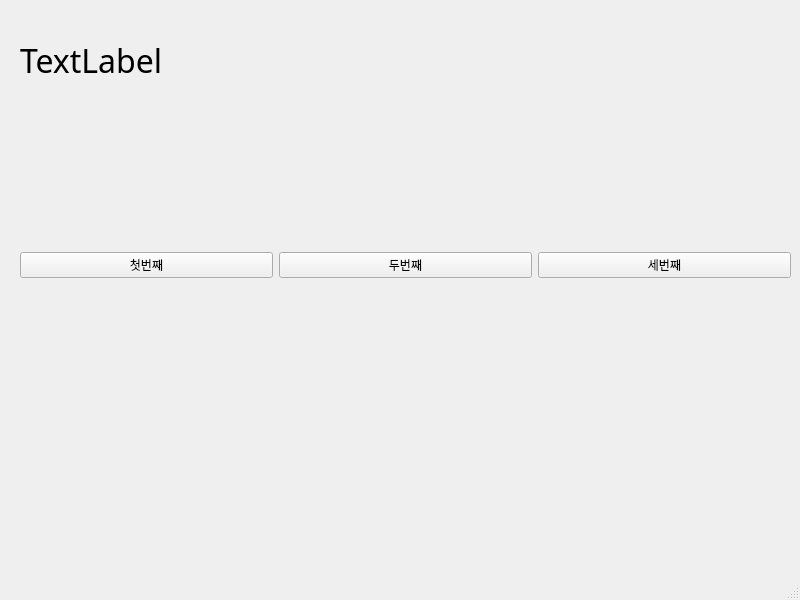
<?xml version="1.0" encoding="UTF-8"?>
<ui version="4.0">
 <class>MainWindow</class>
 <widget class="QMainWindow" name="MainWindow">
  <property name="geometry">
   <rect>
    <x>0</x>
    <y>0</y>
    <width>800</width>
    <height>600</height>
   </rect>
  </property>
  <property name="windowTitle">
   <string>MainWindow</string>
  </property>
  <widget class="QWidget" name="centralwidget">
   <widget class="QWidget" name="horizontalLayoutWidget">
    <property name="geometry">
     <rect>
      <x>20</x>
      <y>130</y>
      <width>771</width>
      <height>271</height>
     </rect>
    </property>
    <layout class="QHBoxLayout" name="horizontalLayout">
     <item>
      <widget class="QPushButton" name="pushButton">
       <property name="text">
        <string>첫번째</string>
       </property>
      </widget>
     </item>
     <item>
      <widget class="QPushButton" name="pushButton_3">
       <property name="text">
        <string>두번째</string>
       </property>
      </widget>
     </item>
     <item>
      <widget class="QPushButton" name="pushButton_2">
       <property name="text">
        <string>세번째</string>
       </property>
      </widget>
     </item>
    </layout>
   </widget>
   <widget class="QLabel" name="label">
    <property name="geometry">
     <rect>
      <x>20</x>
      <y>20</y>
      <width>761</width>
      <height>81</height>
     </rect>
    </property>
    <property name="font">
     <font>
      <family>돋움체</family>
      <pointsize>24</pointsize>
     </font>
    </property>
    <property name="text">
     <string>TextLabel</string>
    </property>
   </widget>
  </widget>
  <widget class="QMenuBar" name="menubar">
   <property name="geometry">
    <rect>
     <x>0</x>
     <y>0</y>
     <width>800</width>
     <height>21</height>
    </rect>
   </property>
  </widget>
  <widget class="QStatusBar" name="statusbar"/>
 </widget>
 <resources/>
 <connections>
  <connection>
   <sender>pushButton</sender>
   <signal>clicked()</signal>
   <receiver>MainWindow</receiver>
   <slot>firstClick()</slot>
   <hints>
    <hint type="sourcelabel">
     <x>158</x>
     <y>292</y>
    </hint>
    <hint type="destinationlabel">
     <x>159</x>
     <y>367</y>
    </hint>
   </hints>
  </connection>
  <connection>
   <sender>pushButton_3</sender>
   <signal>clicked()</signal>
   <receiver>MainWindow</receiver>
   <slot>secondClick()</slot>
   <hints>
    <hint type="sourcelabel">
     <x>429</x>
     <y>286</y>
    </hint>
    <hint type="destinationlabel">
     <x>425</x>
     <y>391</y>
    </hint>
   </hints>
  </connection>
  <connection>
   <sender>pushButton_2</sender>
   <signal>clicked()</signal>
   <receiver>MainWindow</receiver>
   <slot>thirdClick()</slot>
   <hints>
    <hint type="sourcelabel">
     <x>682</x>
     <y>283</y>
    </hint>
    <hint type="destinationlabel">
     <x>664</x>
     <y>386</y>
    </hint>
   </hints>
  </connection>
 </connections>
 <slots>
  <slot>firstClick()</slot>
  <slot>secondClick()</slot>
  <slot>thirdClick()</slot>
 </slots>
</ui>
